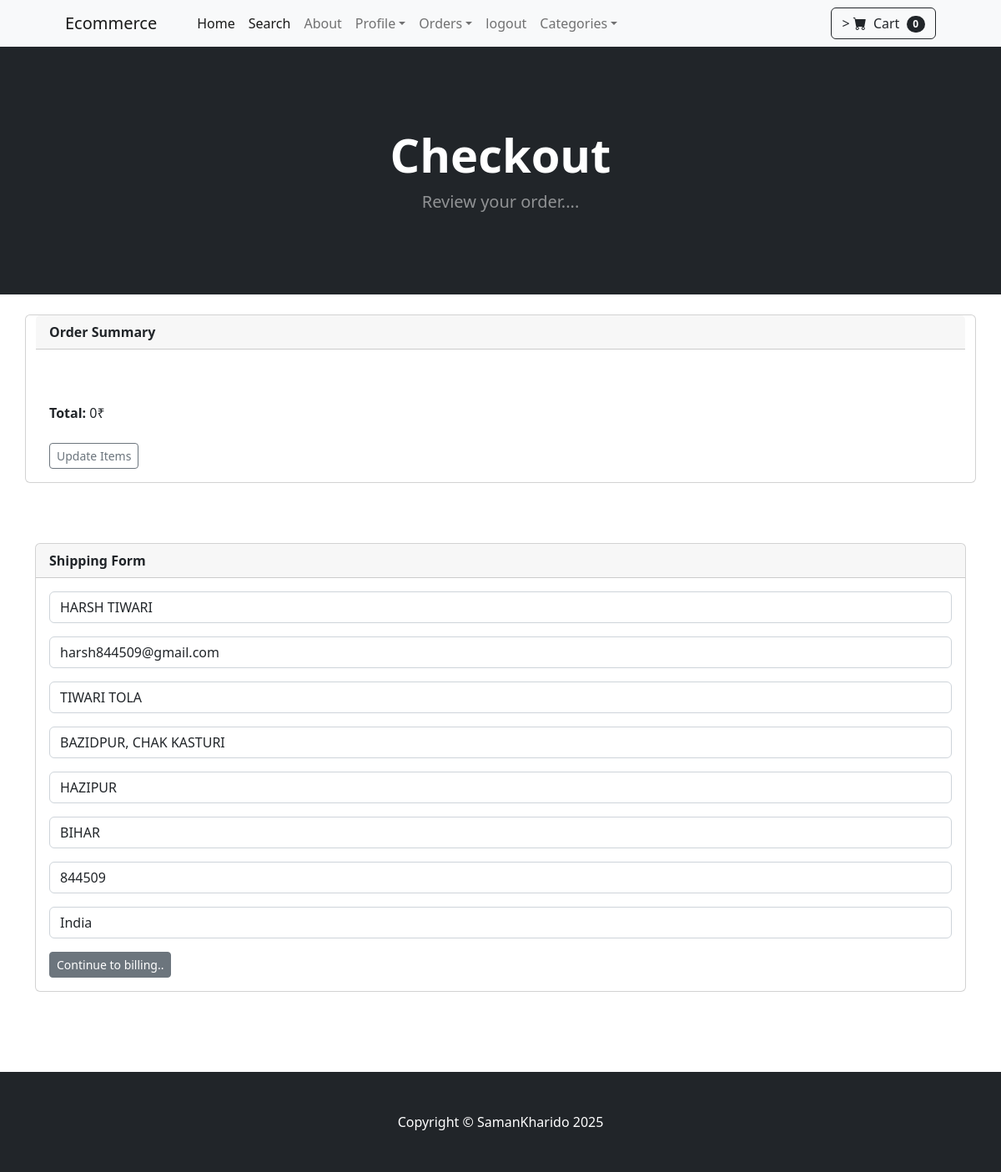
Page /payment/check_out/ (signed in) on the committed database.
### payment/models.py (models this page shows, shortened)
class ShippingAddress(models.Model):
	user = models.ForeignKey(User, on_delete=models.CASCADE, null=True, blank=True)
	shipping_full_name = models.CharField(max_length=255)
	shipping_email = models.CharField(max_length=255)
	shipping_address1 = models.CharField(max_length=255)
	shipping_address2 = models.CharField(max_length=255, null=True, blank=True)
	shipping_city = models.CharField(max_length=255)
	shipping_state = models.CharField(max_length=255, null=True, blank=True)
	shipping_zipcode = models.CharField(max_length=255, null=True, blank=True)
	shipping_country = models.CharField(max_length=255)
	class Meta:
		verbose_name_plural = "Shipping Address"

### payment/views.py (the view)
# urls.py: path('check_out/', views.checkout, name="checkOut"),
def checkout(request):
	cart = Cart(request)
	cart_products = cart.get_products
	quantities = cart.get_quants()
	totals = [cart.cart_totals()]
	if request.user.is_authenticated:
		shipping_users, created = ShippingAddress.objects.get_or_create(user__id=request.user.id)
		shipping_form = ShippingForm(request.POST or None, instance=shipping_users)
		return render(request, 'check_out.html',
		              {'cart_products': cart_products, 'quantities': quantities, 'totals': sum(totals),
		               'shipping_form': shipping_form})
	else:
		shipping_form = ShippingForm(request.POST or None)
		return render(request, 'check_out.html',
		              {'cart_products': cart_products, 'quantities': quantities, 'totals': sum(totals),
		               'shipping_form': shipping_form})

### HOME/context_processors.py (called while the page is built)
def categories(request):
	return {'categories': Category.objects.all()}

### cart/cart.py (called while the page is built, shortened)
	def __len__(self):
		return len(self.cart)

	def cart_totals(self):
		product_ids = self.cart.keys()
		products = Products.objects.filter(id__in=product_ids)
		quantities = self.cart
		total = 0
		return total

	def get_products(self):
		product_ids = self.cart.keys()
		products = Products.objects.filter(id__in=product_ids)
		return products

	def get_quants(self):
		quantities = self.cart
		return quantities

### cart/context_processors.py (called while the page is built)
def cart(request):
	return {'cart': Cart(request)}

### payment/Templates/check_out.html (shortened to what this page needs)
{% extends 'base.html' %}
{% load static %}
{% block content %}
<header class="bg-dark py-5">
    <div class="container px-4 px-lg-5 my-5">
        <div class="text-center text-white">
            <h1 class="display-4 fw-bolder">Checkout</h1>
            <p class="lead fw-normal text-white-50 mb-0">Review your order....</p>
        </div>
    </div>
</header>
<br>
<div class="container">
    <div class="row">
        <div class="card">
            <div class="card-header">
                <strong> Order Summary</strong>
            </div>
            <div class="card-body">
                <br><br/>
                <strong>Total:</strong> {{totals}}₹
                <br/><br/>
                <a href="{%url 'cart_summary'%}" class="btn btn-sm btn-outline-secondary">Update Items</a>
            </div>
        </div>
        <div><br/><br/> <br/>
            <div class="card">
                <div class="card-header">
                    <strong> Shipping Form</strong>
                </div>
                <div class="card-body">
                    <form method="POST" action="{% url 'billing_info'%}">
                        {{shipping_form.as_p}}
                        <button type="submit" class="btn btn-sm btn-secondary">Continue to billing..</button>
                    </form>
                </div>
            </div>
            <br/><br/><br/><br/>
        </div>
    </div>
</div>
{% endblock %}

### rows in the picture
ShippingAddress: shipping_full_name "HARSH TIWARI", shipping_email "harsh844509@gmail.com", shipping_address1 "TIWARI TOLA", shipping_address2 "BAZIDPUR, CHAK KASTURI", shipping_city "HAZIPUR", shipping_state "BIHAR", shipping_zipcode "844509", shipping_country "India"

### other values in the picture
{{ cart | length }} "0"
{{ totals }} "0"
